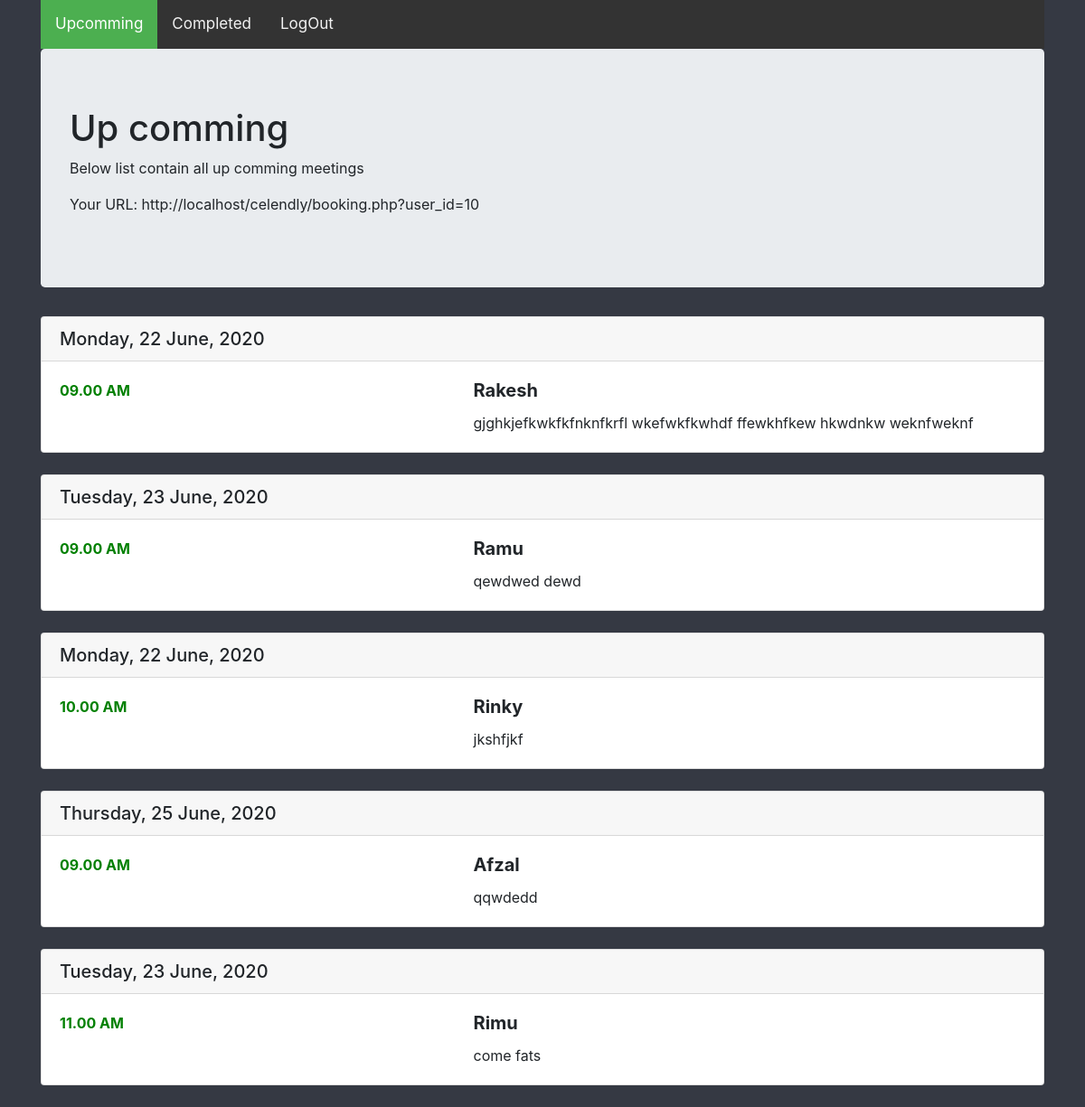
/welcome.php (signed in), run on the app's committed database.
### tables this page shows
CREATE TABLE `meetings` (
  `meeting_id` int(11) NOT NULL,
  `user_id` int(11) NOT NULL,
  `meeting_date` date NOT NULL,
  `meeting_time` time NOT NULL,
  `client_name` varchar(255) NOT NULL,
  `client_email` varchar(255) NOT NULL,
  `description` varchar(255) NOT NULL
);

### welcome.php (the view, shortened to what this page needs)
<?php
$user_id = 0;
if (isset($_SESSION['user_id'])) {
  $user_id = $_SESSION['user_id'];
}else {
  header("Location: index.php");
}
?>
<!DOCTYPE html>
<html lang="en" dir="ltr">
  <head>
    <link href="//maxcdn.bootstrapcdn.com/bootstrap/4.0.0/css/bootstrap.min.css" rel="stylesheet" id="bootstrap-css">
   <link rel="stylesheet" href="./css/welcomeStyle.css">
  </head>
  <body >
    <div class="container">
      <div class="topnav">
        <a class="active" href="./welcome.php">Upcomming</a>
        <a href="./completed.php">Completed</a>
        <a href="./logout.php">LogOut</a>
      </div>
      <div class="jumbotron">
        <h1>Up comming</h1>
        <p>Below list contain all up comming meetings</p>
        <p>Your URL: http://localhost/celendly/booking.php?user_id=<?php echo $user_id; ?></p>
      </div>
      <?php
      include("config.php");
      $sql = "SELECT DATEDIFF(`meeting_date`, now()) AS 'DateDiff', TIMESTAMPDIFF(MINUTE,now() , `meeting_time`) AS 'timeDiff', `meeting_id`, `user_id`, `meeting_date`, `meeting_time`, `client_name`, `client_email`, `description` FROM `meetings` WHERE user_id = {$user_id} and(DATEDIFF(`meeting_date`, now()) > 0 OR (DATEDIFF(`meeting_date`, now()) = 0 and TIMESTAMPDIFF(MINUTE,now() , `meeting_time`) > 0))";
      $result = mysqli_query($db,$sql);
      while($row = $result->fetch_assoc()) {
       ?>
      <div class="card">
        <h5 class="card-header"> <?php
        $selectedDate = $row['meeting_date'];
        $nameOfDay = date('l', strtotime($selectedDate));
        $formatedDate = date('d F, Y', strtotime($selectedDate));
         echo $nameOfDay.", ".$formatedDate; ?> </h5>
        <div class="card-body">
        <div class="row">
          <div class="col-5">
            <p class="card-text" style="color: green;"><strong> <?php
            $selTime = $row['meeting_time'];
            $displayTime = date('h.i A', strtotime($selTime));
            echo $displayTime; ?> </strong> </p>
          </div>
          <div class="col-auto">
            <h5 class="card-title"><strong> <?php
          echo $row['client_name']; ?> </strong></h5>
              <p class="card-text"> <?php echo $row['description']; ?> </p>
          </div>
        </div>
        </div>
      </div>
      <br>
    <?php } ?>
    </div>
  </body>
</html>

### css/welcomeStyle.css (style rules this page uses)
body { background-color: #353943; }
.topnav { position: relative; background-color: #333; overflow: hidden; text-align:center; }
.topnav a { float: left; color: #f2f2f2; text-align: center; padding: 14px 16px; text-decoration: none; font-size: 17px; }
.topnav a.active { background-color: #4CAF50; color: white; }

### data on the page
meetings: meeting_date "Monday", meeting_date "22 June, 2020", meeting_time "09.00 AM", client_name "Rakesh", description "gjghkjefkwkfkfnknfkrfl wkefwkfkwhdf ffewkhfkew hkwdnkw weknfweknf"
meetings: meeting_date "Tuesday", meeting_date "23 June, 2020", meeting_time "09.00 AM", client_name "Ramu", description "qewdwed dewd"
meetings: meeting_date "Monday", meeting_date "22 June, 2020", meeting_time "10.00 AM", client_name "Rinky", description "jkshfjkf"
meetings: meeting_date "Thursday", meeting_date "25 June, 2020", meeting_time "09.00 AM", client_name "Afzal", description "qqwdedd"
meetings: meeting_date "Tuesday", meeting_date "23 June, 2020", meeting_time "11.00 AM", client_name "Rimu", description "come fats"

### other printed values
$user_id "10"
